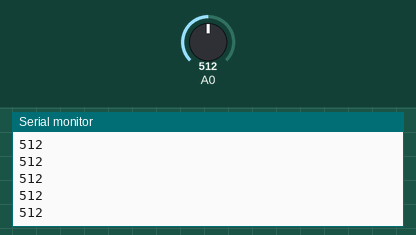
Recording of a sketch running on a simulated Arduino Uno, built with avr-gcc and run on an emulated ATmega328P. Parts: the last lines printed to the serial monitor. The test bench sets the inputs (shaded band); at power-on: A0 = 512.

Above: at 1.2 s.
1.3 s: A0 set to 716
At 1.8 s:
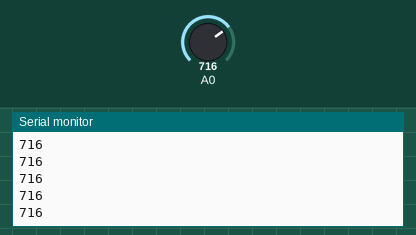
2.8 s: A0 set to 900
At 3.5 s:
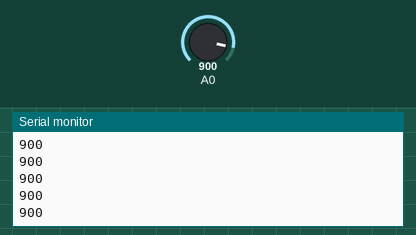
Timing chart, 0 to 5.8 s (numbered marks = the images above; inputs shaded):
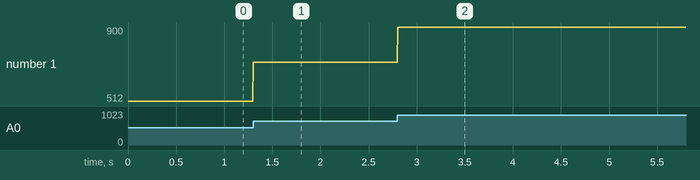

The sketch:

noise_sampler.ino
```cpp
// This is the arduino sketch for reading analog noise -  it is not ran in this program (VS Code). This is a copy of the cde that is being send to the Arduino itself.

void setup() {
  Serial.begin(115200);
  Serial.println("START"); // this part will not be displayed in the data files since it was created simply for my convinience
}

void loop() {
  int v = analogRead(A0);
  Serial.println(v);
  delay(5); // this is the delay between each reading, it can be adjusted to increase or decrease the number of samples per millisecond. Currently it is 5 microseconds, which means we are taking 200 samples per second (1000 ms / 5 ms = 200 samples/s). Hence, for us to have 10000 samples, it will take approximately 50 seconds (10000 samples / 200 samples/s = 50 seconds).
}
```

Measured:
- after the input at 1.3 s, the serial monitor: prints a new line at once (image 1)
- after the input at 2.8 s, the serial monitor: prints a new line at once (image 2)
- plotted number 1: 512 → 716 after the input at 1.3 s, 716 → 900 after the input at 2.8 s
